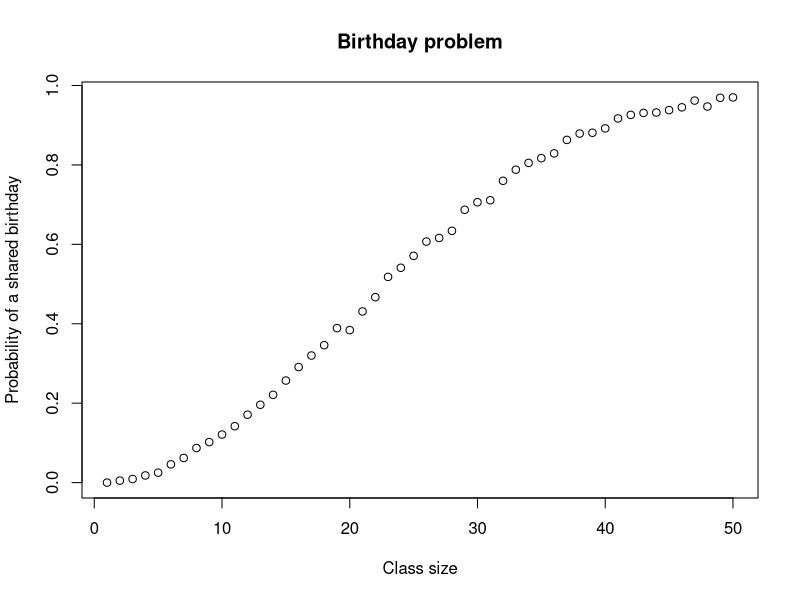

This chart was generated by the following R code:
#month=list(0,31,28,31,30,31,30,31,31,30,31,30,31)
#sum(month)
# getbirth=function(day){
#   for(i in 1:12)
#       if(day>month[i])
#         day=day-month[i]
#       else
#         list(i,day)
# }
isshared=function(n){
  data=sample(1:365,size=n,replace=T)
  #print(data)
  if(length(data)!=length(unique(data)))
    return(TRUE)
  else
    return(FALSE)
}
# birth=sample(1:365,size=26,replace=TRUE)
# if(length(birth)!=length(unique(birth)))
#   print("There are shared birthdays.")
# else
#   print("There is not a shared birthday.")
calcp=function(n){
  tot=0
  times=1000
  for(i in 1:times)
    if(isshared(n))
      tot=tot+1
  #print(n)
  #print(tot)
  return(1.0*tot/times)
}
main=function(){
  x=1:50
  y=numeric()
  for(n in 1:50)
    y=c(y,calcp(n))
  jpeg("plot.jpg")
  print(x)
  print(y)
  p=plot(x,y,type="p",
       main="Birthday problem",xlab="Class size",
       ylab="Probability of a shared birthday")
  #y=x
  #p=plot(x,y)
  dev.off()
}
main()